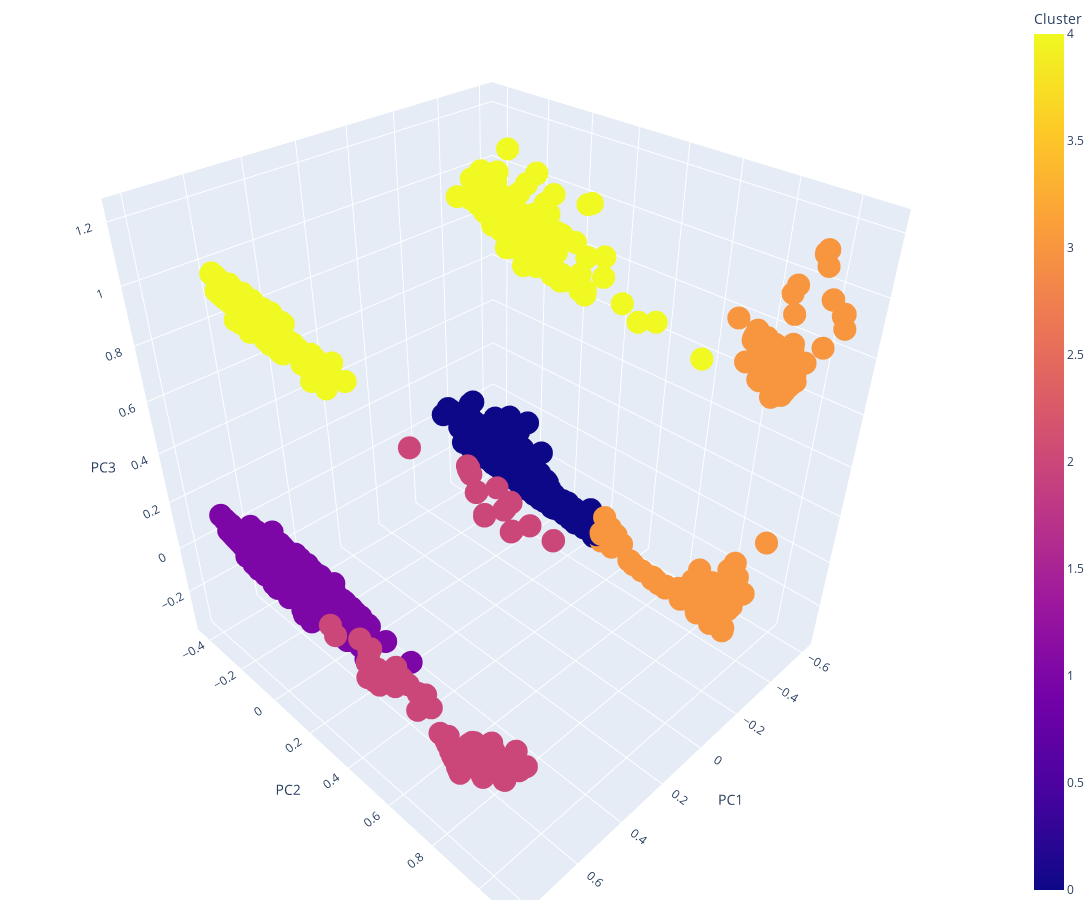

The cell this chart's notebook holds for it:
### Code cell
#configure_plotly_browser_state()

fig = px.scatter_3d(df_pca, x='PC1', y='PC2', z='PC3',
              color='Cluster' )
fig.update_layout(margin=dict(l=0, r=0, b=0, t=0),autosize=False,width=1200,height=900,)
#fig.show()

### Figure 1 — Plotly figure (JSON) as saved in the notebook; plotly's stock layout.template omitted (floating-point values rounded to 4 significant figures; data arrays with more than 128 entries replaced by an {"elided": "..."} marker saying what was removed)
{"data": [{"hovertemplate": "PC1=%{x}<br>PC2=%{y}<br>PC3=%{z}<br>Cluster=%{marker.color}<extra></extra>", "legendgroup": "", "marker": {"color": {"elided": "8507 int values"}, "coloraxis": "coloraxis", "symbol": "circle"}, "mode": "markers", "name": "", "scene": "scene", "showlegend": false, "type": "scatter3d", "x": {"elided": "8507 float values"}, "y": {"elided": "8507 float values"}, "z": {"elided": "8507 float values"}}], "layout": {"autosize": false, "coloraxis": {"colorbar": {"title": {"text": "Cluster"}}, "colorscale": [[0, "#0d0887"], [0.1111, "#46039f"], [0.2222, "#7201a8"], [0.3333, "#9c179e"], [0.4444, "#bd3786"], [0.5556, "#d8576b"], [0.6667, "#ed7953"], [0.7778, "#fb9f3a"], [0.8889, "#fdca26"], [1, "#f0f921"]]}, "height": 900, "legend": {"tracegroupgap": 0}, "margin": {"b": 0, "l": 0, "r": 0, "t": 0}, "scene": {"domain": {"x": [0, 1], "y": [0, 1]}, "xaxis": {"title": {"text": "PC1"}}, "yaxis": {"title": {"text": "PC2"}}, "zaxis": {"title": {"text": "PC3"}}}, "width": 1200}}
